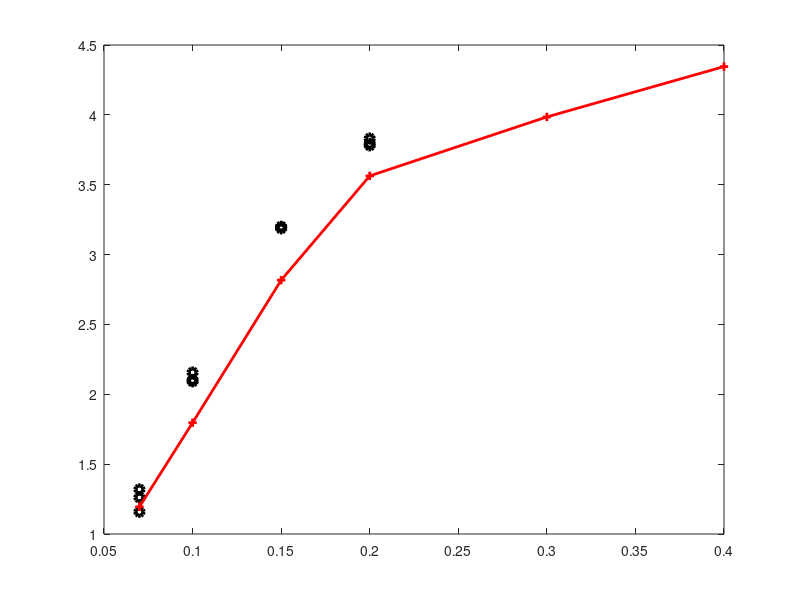

Source code (MATLAB): (Note: this script raises an error after producing the figure.)
%SOLITARY WAVE
load('flux_BL_solitary.mat');

axis_size = 27;
fontSize1 = 30;
fontSize2 = 22;
fontSize3 = 22;
ss =3;

eps = [0.07, 0.07, 0.07, 0.10, 0.10, 0.10, 0.15, 0.15, 0.15, 0.20, 0.20, 0.20];

eps_OF = [0.07, 0.10, 0.15, 0.20, 0.30, 0.40];

FLUX_OF_solitary = horzcat(transpose(flux_OF_use(1:end)), flux_OF_extend(1:2));

mean_flux = [mean(flux(1:3,2)), mean(flux(4:6,2)), mean(flux(7:9,2)), mean(flux(10:12,2))]*10^4;
err = [std(flux(1:3,2)), std(flux(4:6,2)), std(flux(7:9,2)),std(flux(10:12,2))]*10^4;


[p,S] = polyfit(eps_OF(1:4),mean_flux,1); %convert to cm^2/s
x1 = linspace(0,0.4);
y1 = polyval(p,x1);
[y_fit,delta] = polyval(p,x1,S);



figure(1)
l(11) = plot(eps(1:12),flux(1:12,2)*10^4,'ko','DisplayName','soliton(exp)','LineWidth',ss);
hold on
l(12) = plot(eps_OF,FLUX_OF_solitary*10^4,'+-r','DisplayName','soliton(OF)','LineWidth',ss-1);
hold on
yline(0)

set(gca,'fontsize',axis_size);
set(gcf, 'Position',  [300, 300, 800, 550])
xlabel('H/h','interpreter','latex','FontSize', fontSize1);
ylabel('$\bar{Q}$[cm$^2$/s]','interpreter','latex','FontSize', fontSize1);
legend(l(11:12),'FontSize',fontSize3)
grid minor
hold off

%ERROR
figure(3)
l(17) = errorbar(eps_OF(1:4),mean_flux,err,'.b','DisplayName','2\sigma_x(mean exp)','LineWidth',ss-1);
hold on
l(18) = plot(eps_OF(1:4),FLUX_OF_solitary(1:4)*10^4,'+r','DisplayName','OpenFoam','LineWidth',ss-1);
hold on
l(19) = plot(x1,y_fit,'k-','DisplayName','linear regression','LineWidth',ss-1);
hold on
l(20)= plot(x1,(y_fit+2*delta),'m--','DisplayName','95% Prediction Interval','LineWidth',ss-1);
hold on
l(21)= plot(x1,(y_fit-2*delta),'m--','LineWidth',ss-1);

set(gca,'fontsize',axis_size);
set(gcf, 'Position',  [300, 300, 800, 550])
xlabel('H/h','interpreter','latex','FontSize', fontSize1);
ylabel('$\bar{Q}$[cm$^2$/s]','interpreter','latex','FontSize', fontSize1);
legend(l(17:20),'FontSize',fontSize3)
grid minor
hold off


